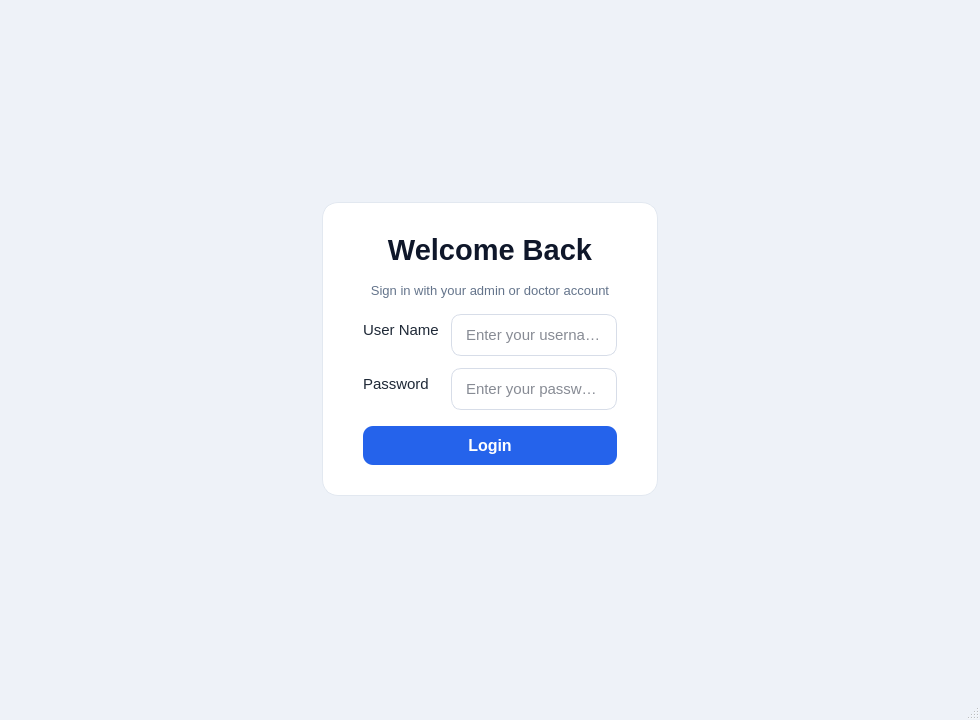
<?xml version="1.0" encoding="UTF-8"?>
<ui version="4.0">
 <class>Login</class>
 <widget class="QMainWindow" name="Login">
  <property name="geometry">
   <rect>
  <x>0</x>
  <y>0</y>
  <width>980</width>
  <height>720</height>
   </rect>
  </property>
  <property name="windowTitle">
   <string>Login</string>
  </property>
    <property name="styleSheet">
     <string notr="true">QMainWindow {
    background-color: #eef2f8;
  }
  QFrame#loginframe {
    background-color: #ffffff;
    border: 1px solid #e2e8f0;
    border-radius: 16px;
  }
QLabel#titleLabel {
  font-size: 22pt;
  font-weight: 600;
  color: #0f172a;
}
QLabel#hintLabel {
  font-size: 10pt;
  color: #64748b;
}
QLineEdit {
  border: 1px solid #d7dde8;
  border-radius: 10px;
  padding: 10px 12px;
  background-color: #ffffff;
  color: #0f172a;
  font-size: 11pt;
}
QLineEdit:focus {
  border: 1px solid #3b82f6;
}
QPushButton {
  background-color: #2563eb;
  color: white;
  border-radius: 10px;
  padding: 10px 18px;
  font-size: 12pt;
  font-weight: 600;
  border: none;
}
QPushButton:hover {
  background-color: #1d4ed8;
}
</string>
  </property>
  <widget class="QWidget" name="centralwidget">
  <layout class="QVBoxLayout" name="rootLayout">
   <property name="leftMargin">
    <number>24</number>
   </property>
   <property name="topMargin">
    <number>24</number>
   </property>
   <property name="rightMargin">
    <number>24</number>
   </property>
   <property name="bottomMargin">
    <number>24</number>
   </property>
   <property name="spacing">
    <number>16</number>
   </property>
  <item>
   <spacer name="topSpacer">
    <property name="orientation">
     <enum>Qt::Vertical</enum>
    </property>
    <property name="sizeHint" stdset="0">
     <size>
    <width>20</width>
    <height>40</height>
     </size>
    </property>
   </spacer>
  </item>
    <item>
     <layout class="QHBoxLayout" name="centerRow">
      <item>
       <spacer name="leftSpacer">
      <property name="orientation">
       <enum>Qt::Horizontal</enum>
      </property>
      <property name="sizeHint" stdset="0">
       <size>
        <width>40</width>
        <height>20</height>
       </size>
      </property>
       </spacer>
      </item>
      <item>
       <widget class="QFrame" name="loginframe">
      <property name="sizePolicy">
       <sizepolicy hsizetype="Fixed" vsizetype="Preferred">
        <horstretch>0</horstretch>
        <verstretch>0</verstretch>
       </sizepolicy>
      </property>
      <property name="minimumWidth">
       <number>360</number>
      </property>
      <property name="maximumWidth">
       <number>440</number>
      </property>
      <layout class="QVBoxLayout" name="loginLayout">
       <property name="leftMargin">
        <number>40</number>
       </property>
       <property name="topMargin">
        <number>30</number>
       </property>
       <property name="rightMargin">
        <number>40</number>
       </property>
       <property name="bottomMargin">
        <number>30</number>
       </property>
       <property name="spacing">
        <number>16</number>
       </property>
       <item>
        <widget class="QLabel" name="titleLabel">
         <property name="text">
        <string>Welcome Back</string>
         </property>
         <property name="alignment">
        <set>Qt::AlignHCenter|Qt::AlignVCenter</set>
         </property>
        </widget>
       </item>
       <item>
        <widget class="QLabel" name="hintLabel">
         <property name="text">
        <string>Sign in with your admin or doctor account</string>
         </property>
         <property name="alignment">
        <set>Qt::AlignHCenter|Qt::AlignVCenter</set>
         </property>
        </widget>
       </item>
       <item>
        <layout class="QFormLayout" name="formLayout">
         <property name="formAlignment">
        <set>Qt::AlignHCenter|Qt::AlignVCenter</set>
         </property>
         <property name="labelAlignment">
        <set>Qt::AlignLeft|Qt::AlignVCenter</set>
         </property>
         <property name="horizontalSpacing">
        <number>12</number>
         </property>
         <property name="verticalSpacing">
        <number>12</number>
         </property>
         <item row="0" column="0">
        <widget class="QLabel" name="label">
         <property name="text">
          <string>User Name</string>
         </property>
         <property name="styleSheet">
          <string notr="true">font-size: 11pt; color: #1f2937;</string>
         </property>
        </widget>
         </item>
         <item row="0" column="1">
        <widget class="QLineEdit" name="lineEdit">
         <property name="minimumWidth">
          <number>220</number>
         </property>
         <property name="placeholderText">
          <string>Enter your username</string>
         </property>
        </widget>
         </item>
         <item row="1" column="0">
        <widget class="QLabel" name="label_2">
         <property name="text">
          <string>Password</string>
         </property>
         <property name="styleSheet">
          <string notr="true">font-size: 11pt; color: #1f2937;</string>
         </property>
        </widget>
         </item>
         <item row="1" column="1">
        <widget class="QLineEdit" name="lineEdit_3">
         <property name="minimumWidth">
          <number>220</number>
         </property>
         <property name="placeholderText">
          <string>Enter your password</string>
         </property>
        </widget>
         </item>
        </layout>
       </item>
       <item>
        <widget class="QPushButton" name="pushButton">
         <property name="minimumHeight">
        <number>44</number>
         </property>
         <property name="text">
        <string>Login</string>
         </property>
        </widget>
       </item>
      </layout>
       </widget>
      </item>
      <item>
       <spacer name="rightSpacer">
      <property name="orientation">
       <enum>Qt::Horizontal</enum>
      </property>
      <property name="sizeHint" stdset="0">
       <size>
        <width>40</width>
        <height>20</height>
       </size>
      </property>
       </spacer>
      </item>
     </layout>
    </item>
  <item>
   <spacer name="bottomSpacer">
    <property name="orientation">
     <enum>Qt::Vertical</enum>
    </property>
    <property name="sizeHint" stdset="0">
     <size>
    <width>20</width>
    <height>40</height>
     </size>
    </property>
   </spacer>
  </item>
   </layout>
  </widget>
  <widget class="QMenuBar" name="menubar">
   <property name="geometry">
  <rect>
   <x>0</x>
   <y>0</y>
   <width>980</width>
   <height>21</height>
  </rect>
   </property>
  </widget>
  <widget class="QStatusBar" name="statusbar"/>
 </widget>
 <resources/>
 <connections/>
</ui>
